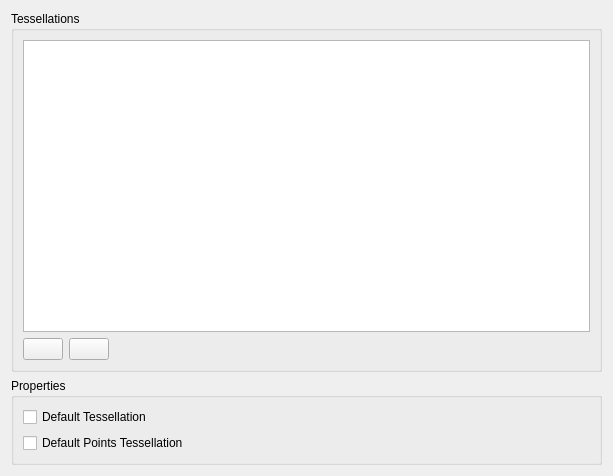
<?xml version="1.0" encoding="UTF-8"?>
<ui version="4.0">
 <class>TessellationEditorWidget</class>
 <widget class="QWidget" name="TessellationEditorWidget">
  <property name="geometry">
   <rect>
    <x>0</x>
    <y>0</y>
    <width>613</width>
    <height>476</height>
   </rect>
  </property>
  <property name="windowTitle">
   <string>Tessellation Editor</string>
  </property>
  <layout class="QVBoxLayout" name="verticalLayout">
   <item>
    <widget class="QGroupBox" name="groupBox">
     <property name="title">
      <string>Tessellations</string>
     </property>
     <layout class="QGridLayout" name="gridLayout">
      <item row="0" column="0" colspan="3">
       <widget class="QTableWidget" name="tableWidgetTessellations">
        <property name="alternatingRowColors">
         <bool>true</bool>
        </property>
        <property name="selectionMode">
         <enum>QAbstractItemView::SingleSelection</enum>
        </property>
        <property name="selectionBehavior">
         <enum>QAbstractItemView::SelectRows</enum>
        </property>
        <property name="showGrid">
         <bool>false</bool>
        </property>
        <property name="columnCount">
         <number>0</number>
        </property>
        <attribute name="horizontalHeaderVisible">
         <bool>true</bool>
        </attribute>
        <attribute name="horizontalHeaderStretchLastSection">
         <bool>true</bool>
        </attribute>
        <attribute name="verticalHeaderVisible">
         <bool>false</bool>
        </attribute>
       </widget>
      </item>
      <item row="1" column="0">
       <widget class="QPushButton" name="pushButtonAddTessellation">
        <property name="toolTip">
         <string>Add spectrum</string>
        </property>
        <property name="text">
         <string/>
        </property>
        <property name="icon">
         <iconset resource="../icons.qrc">
          <normaloff>:/neon/images/icons/list-add-icon.png</normaloff>:/neon/images/icons/list-add-icon.png</iconset>
        </property>
       </widget>
      </item>
      <item row="1" column="1">
       <widget class="QPushButton" name="pushButtonDeleteTessellation">
        <property name="toolTip">
         <string>Remove spectrum</string>
        </property>
        <property name="text">
         <string/>
        </property>
        <property name="icon">
         <iconset resource="../icons.qrc">
          <normaloff>:/neon/images/icons/list-remove-icon.png</normaloff>:/neon/images/icons/list-remove-icon.png</iconset>
        </property>
       </widget>
      </item>
      <item row="1" column="2">
       <spacer name="horizontalSpacer">
        <property name="orientation">
         <enum>Qt::Horizontal</enum>
        </property>
        <property name="sizeHint" stdset="0">
         <size>
          <width>510</width>
          <height>19</height>
         </size>
        </property>
       </spacer>
      </item>
     </layout>
    </widget>
   </item>
   <item>
    <widget class="QGroupBox" name="groupBoxProperties">
     <property name="title">
      <string>Properties</string>
     </property>
     <layout class="QVBoxLayout" name="verticalLayout_2">
      <item>
       <widget class="QCheckBox" name="checkBoxDefaultTessellation">
        <property name="text">
         <string>Default Tessellation</string>
        </property>
       </widget>
      </item>
      <item>
       <widget class="QCheckBox" name="checkBoxDefaultPointsTessellation">
        <property name="text">
         <string>Default Points Tessellation</string>
        </property>
       </widget>
      </item>
     </layout>
    </widget>
   </item>
  </layout>
 </widget>
 <resources>
  <include location="../icons.qrc"/>
 </resources>
 <connections/>
</ui>
